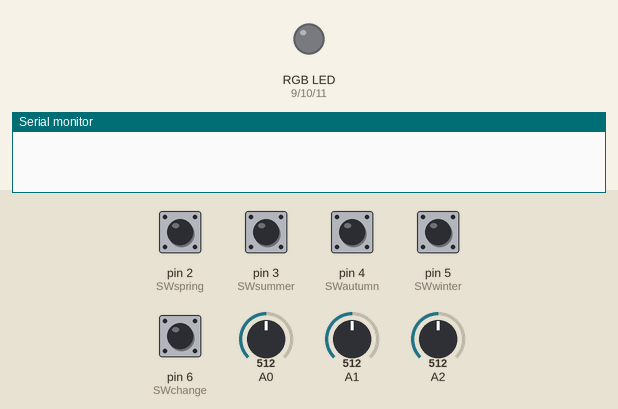
The sketch below on a simulated Arduino Uno, built with avr-gcc and run on an emulated ATmega328P. Parts: an RGB LED mixed from three pins (HIGH = lit), the last lines printed to the serial monitor. Dashed ring = blinking. The test bench sets the inputs (shaded band); at power-on: pin 2 (SWspring), pin 3 (SWsummer), pin 4 (SWautumn), pin 5 (SWwinter), pin 6 (SWchange) LOW, A0 = 512, A1 = 512, A2 = 512.

Above: at 1.2 s.
1.3 s: pin 2 (SWspring) pulled HIGH for 1 s
At 3.2 s:
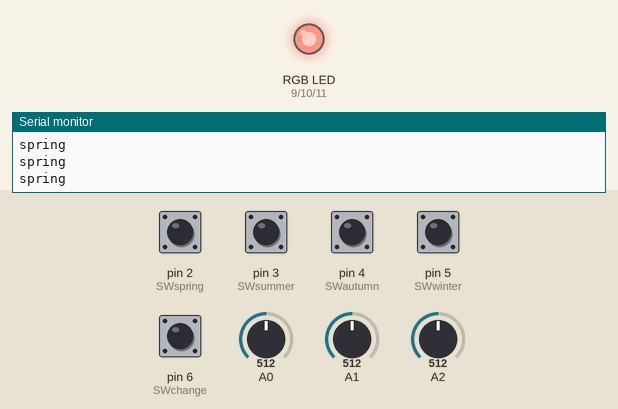
3.8 s: pin 6 (SWchange) pulled HIGH for 1 s
At 4.1 s:
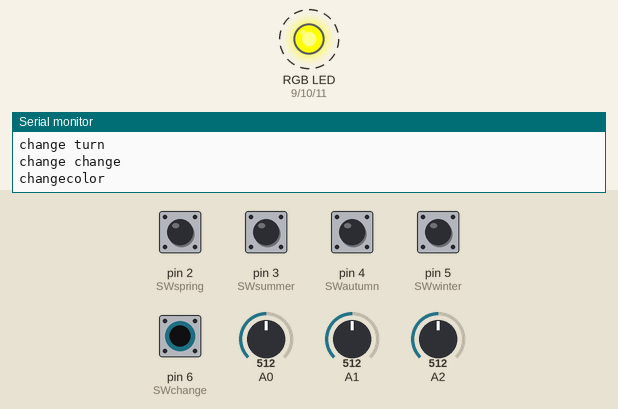
6.3 s: pin 3 (SWsummer) pulled HIGH for 0.25 s
At 6.8 s:
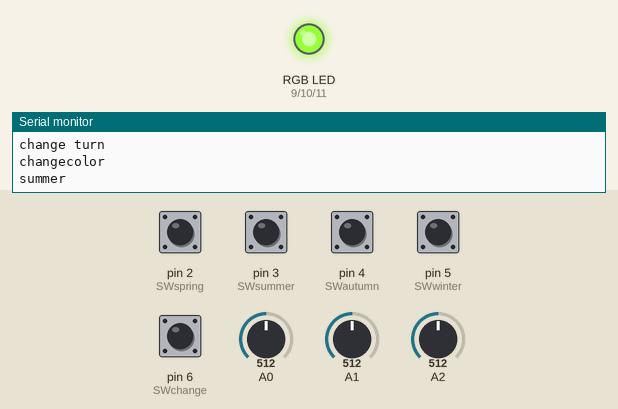
8.0 s: pin 4 (SWautumn) pulled HIGH for 0.25 s
At 9.4 s:
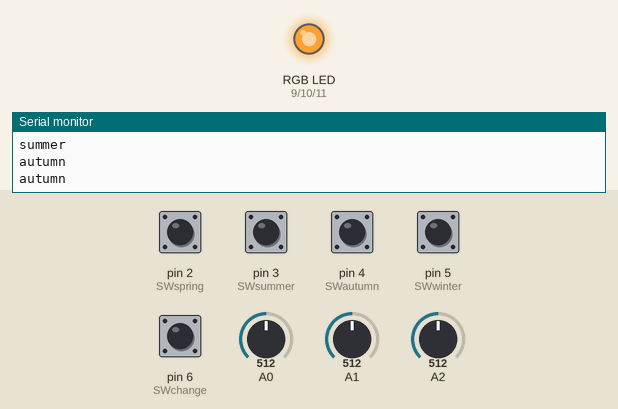
9.7 s: pin 5 (SWwinter) pulled HIGH for 1 s
At 10.12 s:
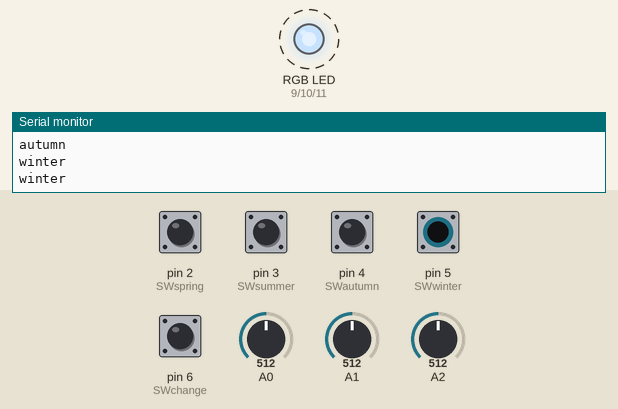
12.2 s: pin 2 (SWspring) pulled HIGH for 0.25 s
At 12.9 s:
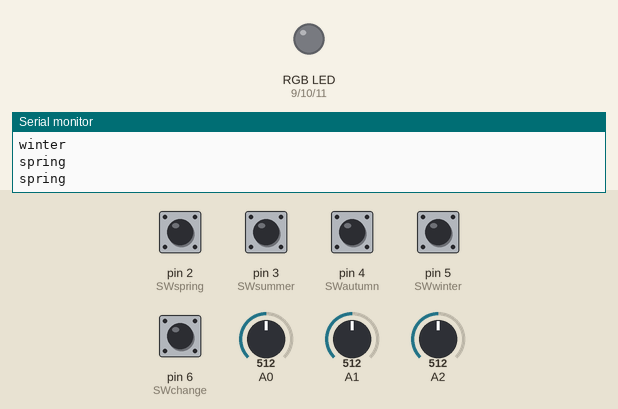
Timing chart, 0 to 14.9 s (numbered marks = the images above; inputs shaded):
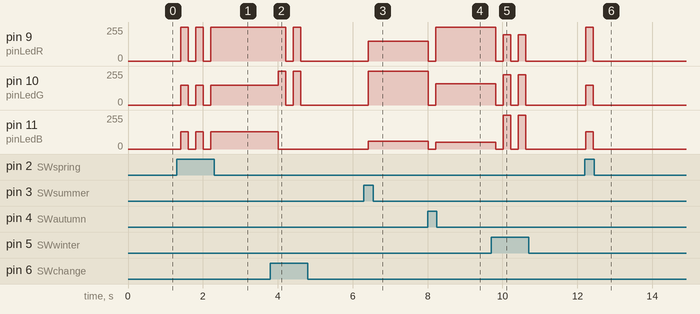

Measured:
- after the input at 1.3 s, pin 9 (pinLedR): alternates 255/255 for 0.20 s and 0/255 for 0.20 s, 5 changes in all, then stays 255/255, starting after 0.10 s; pin 10 (pinLedG): alternates 150/255 for 0.20 s and 0/255 for 0.20 s, 5 changes in all, then stays 150/255, starting after 0.10 s
- after the input at 3.8 s, pin 9 (pinLedR): 255/255 → 0/255 after 0.41 s, → 255/255 0.20 s later, → 0/255 0.20 s later; pin 10 (pinLedG): alternates 255/255 for 0.20 s and 0/255 for 0.20 s, 4 changes in all, then stays 0/255, starting after 0.21 s; pin 11 (pinLedB): 130/255 → 0/255 after 0.21 s
- after the input at 6.3 s, pin 9 (pinLedR): 0/255 → 150/255 after 0.11 s; pin 10 (pinLedG): 0/255 → 255/255 after 0.11 s; pin 11 (pinLedB): 0/255 → 58/255 after 0.11 s
- after the input at 8.0 s, pin 9 (pinLedR): 150/255 → 0/255 at once, → 255/255 0.20 s later; pin 10 (pinLedG): 255/255 → 0/255 at once, → 160/255 0.20 s later; pin 11 (pinLedB): 58/255 → 0/255 at once, → 50/255 0.20 s later
- after the input at 9.7 s, pin 9 (pinLedR): alternates 198/255 for 0.20 s and 0/255 for 0.20 s, 5 changes in all, then stays 0/255, starting after 0.12 s; pin 10 (pinLedG): alternates 226/255 for 0.20 s and 0/255 for 0.20 s, 5 changes in all, then stays 0/255, starting after 0.12 s
- after the input at 12.2 s, pin 9 (pinLedR): 0/255 → 255/255 at once, → 0/255 0.20 s later; pin 10 (pinLedG): 0/255 → 150/255 at once, → 0/255 0.20 s later; pin 11 (pinLedB): 0/255 → 130/255 at once, → 0/255 0.20 s later

The sketch:

seasons.ino
```cpp
byte pinLedR = 9;
byte pinLedG = 10;
byte pinLedB = 11;
 // Switch
byte SWspring = 2;
byte SWsummer = 3;
byte SWautumn = 4;
byte SWwinter = 5;
byte SWchange = 6;
 // buttonstate
bool BSspring = false;
bool BSsummer = false;
bool BSautumn = false;
bool BSwinter = false;
bool BSchange = false;
int colorR,colorG,colorB;
bool turn = false;
bool change = false;
void setColor();

void setup() {
  // put your setup code here, to run once:
  pinMode(pinLedR,OUTPUT);
  pinMode(pinLedG,OUTPUT);
  pinMode(pinLedB,OUTPUT);
  pinMode(SWspring,INPUT);
  pinMode(SWsummer,INPUT);
  pinMode(SWautumn,INPUT);
  pinMode(SWwinter,INPUT);
  pinMode(SWchange,INPUT);
  Serial.begin(9600);
}

void loop() {
  setColor();
  delay(200);
}

void setColor()
{
  BSspring=digitalRead(SWspring);
  BSsummer=digitalRead(SWsummer);
  BSautumn=digitalRead(SWautumn);
  BSwinter=digitalRead(SWwinter);
  BSchange=digitalRead(SWchange);
  colorR=analogRead(0);
  colorG=analogRead(1);
  colorB=analogRead(2);
  if (BSspring){
    Serial.println("spring");
    turn=!turn;
    Spring();
  }
  if(BSsummer){
    Serial.println("summer");
    turn=!turn;
    Summer();
  }
  if(BSautumn){
    Serial.println("autumn");
    turn=!turn;
    Autumn();
  }
  if(BSwinter){
    Serial.println("winter");
    turn=!turn;
    Winter();
  }
  if(BSchange){
    Serial.println("change turn");
    turn=!turn;
    if(turn ==true)
   {
     change =!change;
      Serial.println("change change");
   }
  }
  if(change == true)
  {
    Change();
    ChangeColor();
  }
}
void Spring()
{
  if(turn == true)
  {
    analogWrite(pinLedR,255);
    analogWrite(pinLedG,150);
    analogWrite(pinLedB,130);
  }
  else if(turn == false)
  {
    analogWrite(pinLedR,0);
    analogWrite(pinLedG,0);
    analogWrite(pinLedB,0);
  }
}
void Summer()
{
  if(turn == true)
  {
    analogWrite(pinLedR,150);
    analogWrite(pinLedG,255);
    analogWrite(pinLedB,58);
  }
  else if(turn == false)
  {
    analogWrite(pinLedR,0);
    analogWrite(pinLedG,0);
    analogWrite(pinLedB,0);
  }
}
void Autumn()
{
  if(turn == true)
  {
    analogWrite(pinLedR,255);
    analogWrite(pinLedG,160);
    analogWrite(pinLedB,50);
  }
  else if(turn == false)
  {
    analogWrite(pinLedR,0);
    analogWrite(pinLedG,0);
    analogWrite(pinLedB,0);
  }
}
void Winter()
{
  if(turn == true)
  {
    analogWrite(pinLedR,198);
    analogWrite(pinLedG,226);
    analogWrite(pinLedB,255);
  }
  else if(turn == false)
  {
    analogWrite(pinLedR,0);
    analogWrite(pinLedG,0);
    analogWrite(pinLedB,0);
  }
}

void Change(){
  if(turn==true)
  {
    change = true;
    analogWrite(pinLedR,colorR);
    analogWrite(pinLedG,colorG);
    analogWrite(pinLedB,colorB);
  }
  else if(turn==false)
  {
    change = false;
    analogWrite(pinLedR,0);
    analogWrite(pinLedG,0);
    analogWrite(pinLedB,0);
  }
}
void ChangeColor(){
    colorR = map(colorR,0,1023,0,225);
    colorG = map(colorG,0,1023,0,225);
    colorB = map(colorB,0,1023,0,225);
    Serial.println("changecolor");
}
```
